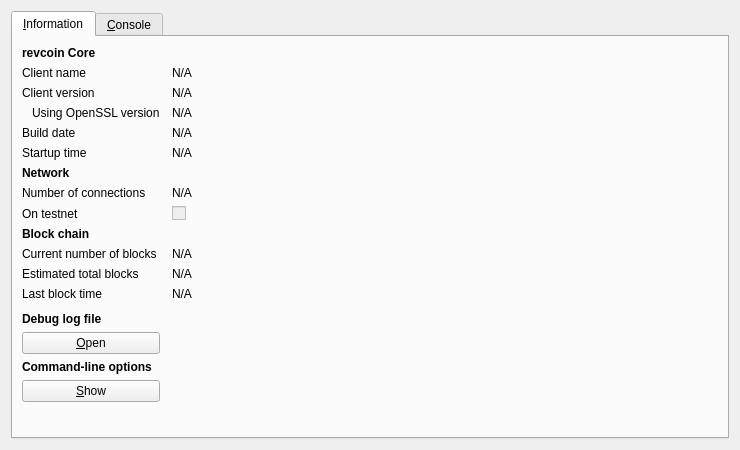
<?xml version="1.0" encoding="UTF-8"?>
<ui version="4.0">
 <class>RPCConsole</class>
 <widget class="QDialog" name="RPCConsole">
  <property name="geometry">
   <rect>
    <x>0</x>
    <y>0</y>
    <width>740</width>
    <height>450</height>
   </rect>
  </property>
  <property name="windowTitle">
   <string>revcoin - Debug window</string>
  </property>
  <layout class="QVBoxLayout" name="verticalLayout_2">
   <item>
    <widget class="QTabWidget" name="tabWidget">
     <property name="currentIndex">
      <number>0</number>
     </property>
     <widget class="QWidget" name="tab_info">
      <attribute name="title">
       <string>&amp;Information</string>
      </attribute>
      <layout class="QGridLayout" name="gridLayout" columnstretch="0,1">
       <property name="horizontalSpacing">
        <number>12</number>
       </property>
       <item row="0" column="0">
        <widget class="QLabel" name="label_9">
         <property name="font">
          <font>
           <weight>75</weight>
           <bold>true</bold>
          </font>
         </property>
         <property name="text">
          <string>revcoin Core</string>
         </property>
        </widget>
       </item>
       <item row="1" column="0">
        <widget class="QLabel" name="label_5">
         <property name="text">
          <string>Client name</string>
         </property>
        </widget>
       </item>
       <item row="1" column="1">
        <widget class="QLabel" name="clientName">
         <property name="cursor">
          <cursorShape>IBeamCursor</cursorShape>
         </property>
         <property name="text">
          <string>N/A</string>
         </property>
         <property name="textFormat">
          <enum>Qt::PlainText</enum>
         </property>
         <property name="textInteractionFlags">
          <set>Qt::LinksAccessibleByMouse|Qt::TextSelectableByKeyboard|Qt::TextSelectableByMouse</set>
         </property>
        </widget>
       </item>
       <item row="2" column="0">
        <widget class="QLabel" name="label_6">
         <property name="text">
          <string>Client version</string>
         </property>
        </widget>
       </item>
       <item row="2" column="1">
        <widget class="QLabel" name="clientVersion">
         <property name="cursor">
          <cursorShape>IBeamCursor</cursorShape>
         </property>
         <property name="text">
          <string>N/A</string>
         </property>
         <property name="textFormat">
          <enum>Qt::PlainText</enum>
         </property>
         <property name="textInteractionFlags">
          <set>Qt::LinksAccessibleByMouse|Qt::TextSelectableByKeyboard|Qt::TextSelectableByMouse</set>
         </property>
        </widget>
       </item>
       <item row="3" column="0">
        <widget class="QLabel" name="label_14">
         <property name="text">
          <string>Using OpenSSL version</string>
         </property>
         <property name="indent">
          <number>10</number>
         </property>
        </widget>
       </item>
       <item row="3" column="1">
        <widget class="QLabel" name="openSSLVersion">
         <property name="cursor">
          <cursorShape>IBeamCursor</cursorShape>
         </property>
         <property name="text">
          <string>N/A</string>
         </property>
         <property name="textFormat">
          <enum>Qt::PlainText</enum>
         </property>
         <property name="textInteractionFlags">
          <set>Qt::LinksAccessibleByMouse|Qt::TextSelectableByKeyboard|Qt::TextSelectableByMouse</set>
         </property>
        </widget>
       </item>
       <item row="4" column="0">
        <widget class="QLabel" name="label_12">
         <property name="text">
          <string>Build date</string>
         </property>
        </widget>
       </item>
       <item row="4" column="1">
        <widget class="QLabel" name="buildDate">
         <property name="cursor">
          <cursorShape>IBeamCursor</cursorShape>
         </property>
         <property name="text">
          <string>N/A</string>
         </property>
         <property name="textFormat">
          <enum>Qt::PlainText</enum>
         </property>
         <property name="textInteractionFlags">
          <set>Qt::LinksAccessibleByMouse|Qt::TextSelectableByKeyboard|Qt::TextSelectableByMouse</set>
         </property>
        </widget>
       </item>
       <item row="5" column="0">
        <widget class="QLabel" name="label_13">
         <property name="text">
          <string>Startup time</string>
         </property>
        </widget>
       </item>
       <item row="5" column="1">
        <widget class="QLabel" name="startupTime">
         <property name="cursor">
          <cursorShape>IBeamCursor</cursorShape>
         </property>
         <property name="text">
          <string>N/A</string>
         </property>
         <property name="textFormat">
          <enum>Qt::PlainText</enum>
         </property>
         <property name="textInteractionFlags">
          <set>Qt::LinksAccessibleByMouse|Qt::TextSelectableByKeyboard|Qt::TextSelectableByMouse</set>
         </property>
        </widget>
       </item>
       <item row="6" column="0">
        <widget class="QLabel" name="label_11">
         <property name="font">
          <font>
           <weight>75</weight>
           <bold>true</bold>
          </font>
         </property>
         <property name="text">
          <string>Network</string>
         </property>
        </widget>
       </item>
       <item row="7" column="0">
        <widget class="QLabel" name="label_7">
         <property name="text">
          <string>Number of connections</string>
         </property>
        </widget>
       </item>
       <item row="7" column="1">
        <widget class="QLabel" name="numberOfConnections">
         <property name="cursor">
          <cursorShape>IBeamCursor</cursorShape>
         </property>
         <property name="text">
          <string>N/A</string>
         </property>
         <property name="textFormat">
          <enum>Qt::PlainText</enum>
         </property>
         <property name="textInteractionFlags">
          <set>Qt::LinksAccessibleByMouse|Qt::TextSelectableByKeyboard|Qt::TextSelectableByMouse</set>
         </property>
        </widget>
       </item>
       <item row="8" column="0">
        <widget class="QLabel" name="label_8">
         <property name="text">
          <string>On testnet</string>
         </property>
        </widget>
       </item>
       <item row="8" column="1">
        <widget class="QCheckBox" name="isTestNet">
         <property name="enabled">
          <bool>false</bool>
         </property>
         <property name="text">
          <string/>
         </property>
        </widget>
       </item>
       <item row="9" column="0">
        <widget class="QLabel" name="label_10">
         <property name="font">
          <font>
           <weight>75</weight>
           <bold>true</bold>
          </font>
         </property>
         <property name="text">
          <string>Block chain</string>
         </property>
        </widget>
       </item>
       <item row="10" column="0">
        <widget class="QLabel" name="label_3">
         <property name="text">
          <string>Current number of blocks</string>
         </property>
        </widget>
       </item>
       <item row="10" column="1">
        <widget class="QLabel" name="numberOfBlocks">
         <property name="cursor">
          <cursorShape>IBeamCursor</cursorShape>
         </property>
         <property name="text">
          <string>N/A</string>
         </property>
         <property name="textFormat">
          <enum>Qt::PlainText</enum>
         </property>
         <property name="textInteractionFlags">
          <set>Qt::LinksAccessibleByMouse|Qt::TextSelectableByKeyboard|Qt::TextSelectableByMouse</set>
         </property>
        </widget>
       </item>
       <item row="11" column="0">
        <widget class="QLabel" name="label_4">
         <property name="text">
          <string>Estimated total blocks</string>
         </property>
        </widget>
       </item>
       <item row="11" column="1">
        <widget class="QLabel" name="totalBlocks">
         <property name="cursor">
          <cursorShape>IBeamCursor</cursorShape>
         </property>
         <property name="text">
          <string>N/A</string>
         </property>
         <property name="textFormat">
          <enum>Qt::PlainText</enum>
         </property>
         <property name="textInteractionFlags">
          <set>Qt::LinksAccessibleByMouse|Qt::TextSelectableByKeyboard|Qt::TextSelectableByMouse</set>
         </property>
        </widget>
       </item>
       <item row="12" column="0">
        <widget class="QLabel" name="label_2">
         <property name="text">
          <string>Last block time</string>
         </property>
        </widget>
       </item>
       <item row="12" column="1">
        <widget class="QLabel" name="lastBlockTime">
         <property name="cursor">
          <cursorShape>IBeamCursor</cursorShape>
         </property>
         <property name="text">
          <string>N/A</string>
         </property>
         <property name="textFormat">
          <enum>Qt::PlainText</enum>
         </property>
         <property name="textInteractionFlags">
          <set>Qt::LinksAccessibleByMouse|Qt::TextSelectableByKeyboard|Qt::TextSelectableByMouse</set>
         </property>
        </widget>
       </item>
       <item row="13" column="0">
        <spacer name="verticalSpacer_2">
         <property name="orientation">
          <enum>Qt::Vertical</enum>
         </property>
         <property name="sizeHint" stdset="0">
          <size>
           <width>20</width>
           <height>20</height>
          </size>
         </property>
        </spacer>
       </item>
       <item row="14" column="0">
        <widget class="QLabel" name="labelDebugLogfile">
         <property name="font">
          <font>
           <weight>75</weight>
           <bold>true</bold>
          </font>
         </property>
         <property name="text">
          <string>Debug log file</string>
         </property>
        </widget>
       </item>
       <item row="15" column="0">
        <widget class="QPushButton" name="openDebugLogfileButton">
         <property name="toolTip">
          <string>Open the revcoin debug log file from the current data directory. This can take a few seconds for large log files.</string>
         </property>
         <property name="text">
          <string>&amp;Open</string>
         </property>
         <property name="autoDefault">
          <bool>false</bool>
         </property>
        </widget>
       </item>
       <item row="16" column="0">
        <widget class="QLabel" name="labelCLOptions">
         <property name="font">
          <font>
           <weight>75</weight>
           <bold>true</bold>
          </font>
         </property>
         <property name="text">
          <string>Command-line options</string>
         </property>
        </widget>
       </item>
       <item row="17" column="0">
        <widget class="QPushButton" name="showCLOptionsButton">
         <property name="toolTip">
          <string>Show the revcoin-Qt help message to get a list with possible revcoin command-line options.</string>
         </property>
         <property name="text">
          <string>&amp;Show</string>
         </property>
         <property name="autoDefault">
          <bool>false</bool>
         </property>
        </widget>
       </item>
       <item row="18" column="0">
        <spacer name="verticalSpacer">
         <property name="orientation">
          <enum>Qt::Vertical</enum>
         </property>
         <property name="sizeHint" stdset="0">
          <size>
           <width>20</width>
           <height>40</height>
          </size>
         </property>
        </spacer>
       </item>
      </layout>
     </widget>
     <widget class="QWidget" name="tab_console">
      <attribute name="title">
       <string>&amp;Console</string>
      </attribute>
      <layout class="QVBoxLayout" name="verticalLayout_3">
       <property name="spacing">
        <number>3</number>
       </property>
       <item>
        <widget class="QTextEdit" name="messagesWidget">
         <property name="minimumSize">
          <size>
           <width>0</width>
           <height>100</height>
          </size>
         </property>
         <property name="readOnly">
          <bool>true</bool>
         </property>
         <property name="tabKeyNavigation" stdset="0">
          <bool>false</bool>
         </property>
         <property name="columnCount" stdset="0">
          <number>2</number>
         </property>
        </widget>
       </item>
       <item>
        <layout class="QHBoxLayout" name="horizontalLayout">
         <property name="spacing">
          <number>3</number>
         </property>
         <item>
          <widget class="QLabel" name="label">
           <property name="text">
            <string notr="true">&gt;</string>
           </property>
          </widget>
         </item>
         <item>
          <widget class="QLineEdit" name="lineEdit"/>
         </item>
         <item>
          <widget class="QPushButton" name="clearButton">
           <property name="maximumSize">
            <size>
             <width>24</width>
             <height>24</height>
            </size>
           </property>
           <property name="toolTip">
            <string>Clear console</string>
           </property>
           <property name="text">
            <string/>
           </property>
           <property name="icon">
            <iconset resource="../bitcoin.qrc">
             <normaloff>:/icons/remove</normaloff>:/icons/remove</iconset>
           </property>
           <property name="shortcut">
            <string notr="true">Ctrl+L</string>
           </property>
           <property name="autoDefault">
            <bool>false</bool>
           </property>
          </widget>
         </item>
        </layout>
       </item>
      </layout>
     </widget>
    </widget>
   </item>
  </layout>
 </widget>
 <resources>
  <include location="../bitcoin.qrc"/>
 </resources>
 <connections/>
</ui>
